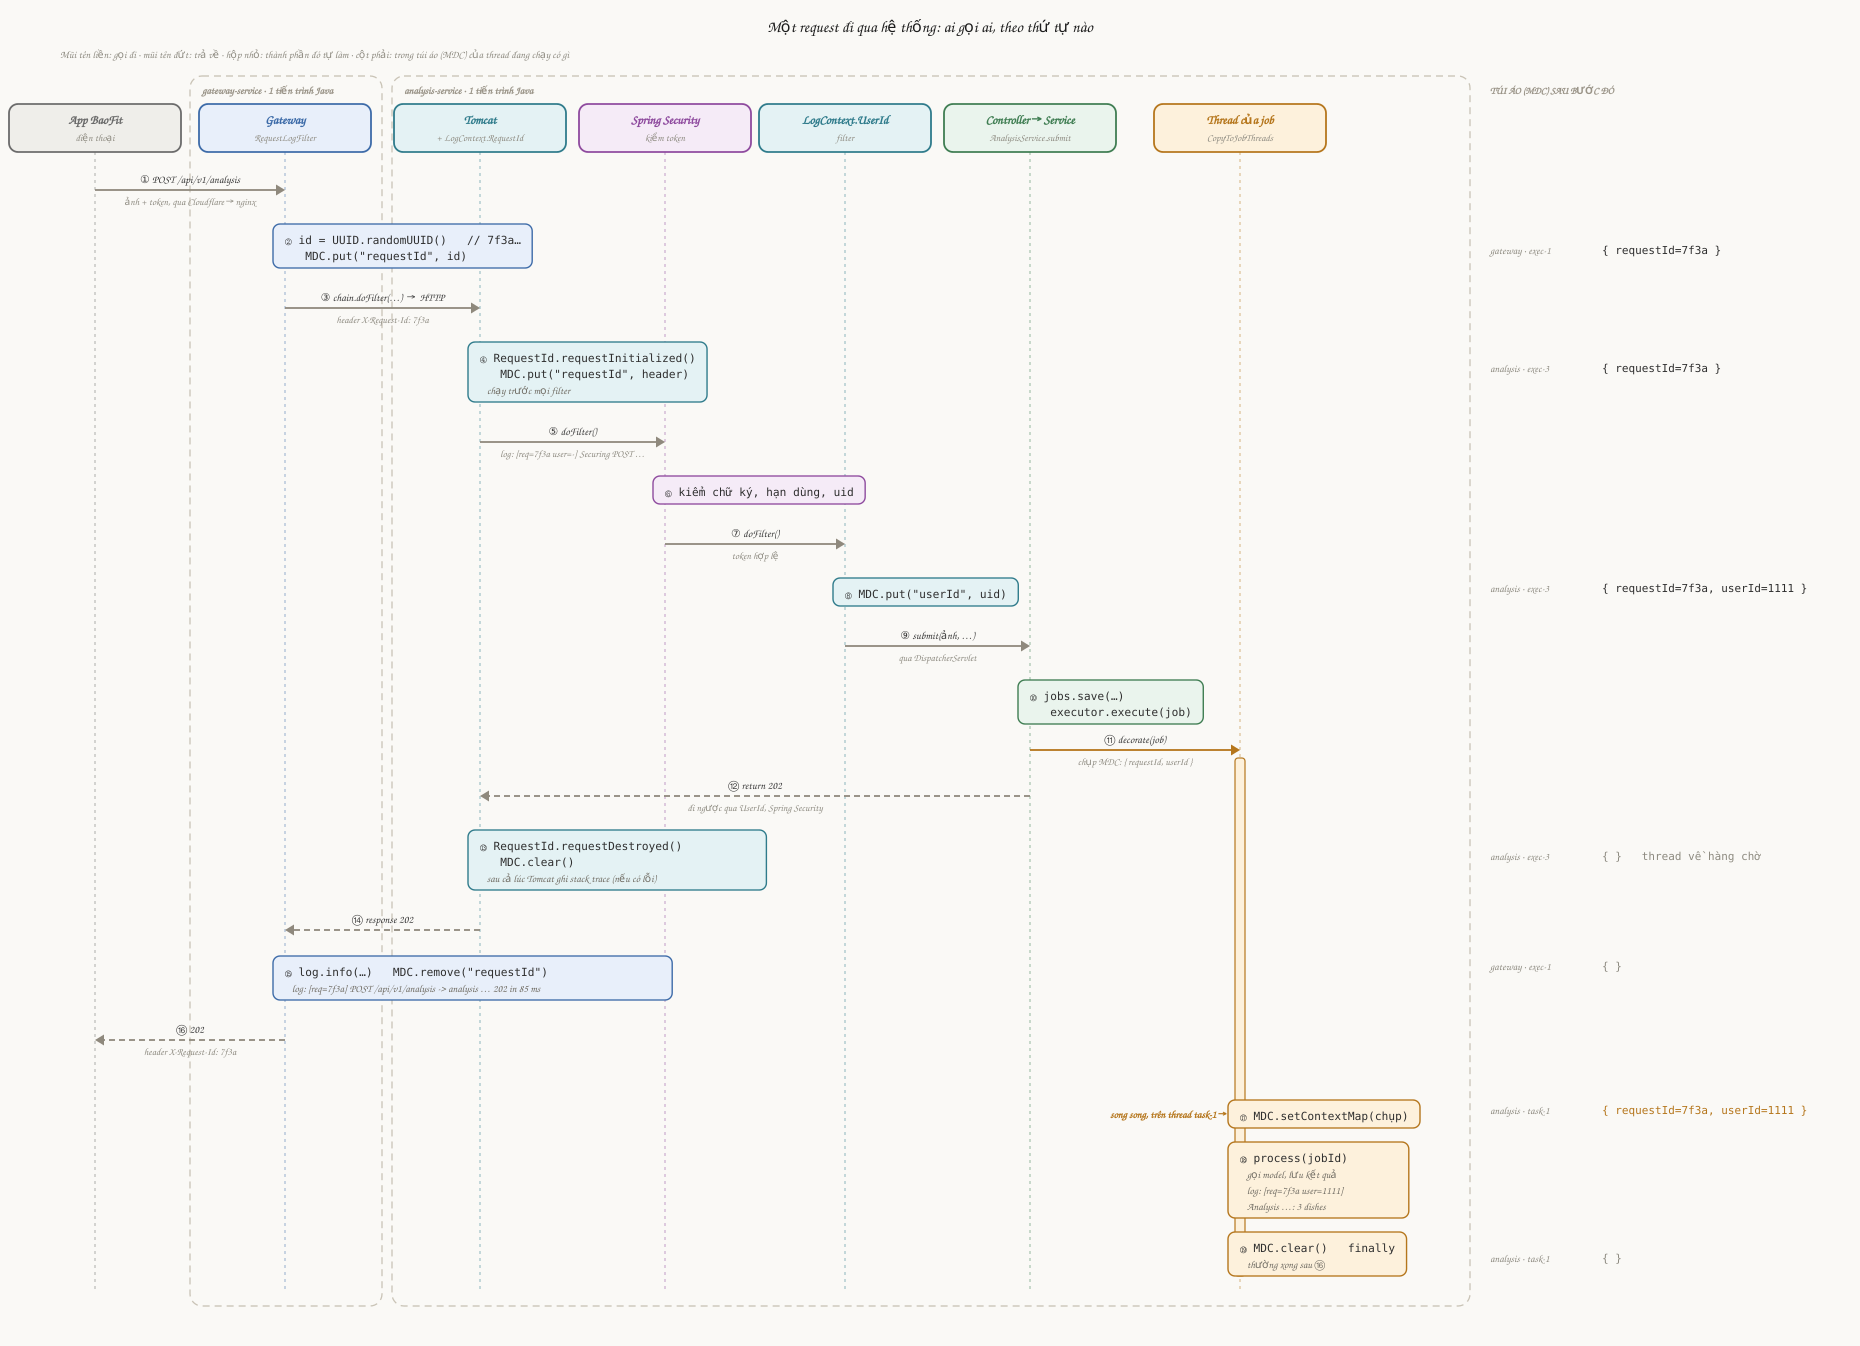

This chart was generated by the following Python code:
"""Sơ đồ tuần tự: một request mang request id (MDC) qua gateway → analysis-service → thread của job.
Mỗi cột là một thành phần, mỗi mũi tên là một lần gọi, đọc từ trên xuống theo thời gian.
Sinh bằng skill arch-diagram (svgkit). Chạy: python3 docs/diagrams/request-log-flow.py
"""
import os, sys
sys.path.insert(0, os.path.expanduser("~/.claude/skills/arch-diagram"))
import svgkit as k

GREY, ORANGE = "#8f897d", "#b5761c"
W = 1860
COLS = {  # tên: (tâm x, tiêu đề, phụ đề, tầng)
    "app": (95, "App BaoFit", "điện thoại", k.APP),
    "gw": (285, "Gateway", "RequestLogFilter", k.API),
    "tc": (480, "Tomcat", "+ LogContext.RequestId", k.STR),
    "sec": (665, "Spring Security", "kiểm token", k.IFC),
    "uid": (845, "LogContext.UserId", "filter", k.STR),
    "svc": (1030, "Controller → Service", "AnalysisService.submit", k.SVC),
    "job": (1240, "Thread của job", "CopyToJobThreads", k.ADP),
}
MDC_X = 1490


def x(c):
    return COLS[c][0]


def raw(s):
    k._o.append(s)


def text(x0, y, t, size=10.5, color="#6f6b62", mono=False, anchor="start", bold=False):
    fam = f' font-family="{k.M}"' if mono else ""
    raw(f'<text x="{x0}" y="{y}" font-size="{size}"{fam} fill="{color}" text-anchor="{anchor}"'
        f'{" font-weight=\"700\"" if bold else ""} xml:space="preserve">{k.esc(t)}</text>')


def msg(a, b, y, label, sub=None, dashed=False, color=GREY):
    x1, x2 = x(a), x(b)
    d = ' stroke-dasharray="6 4"' if dashed else ""
    tip = x2 - 9 if x2 > x1 else x2 + 9
    raw(f'<line x1="{x1}" y1="{y}" x2="{tip}" y2="{y}" stroke="{color}" stroke-width="1.8"{d}/>')
    s = 1 if x2 > x1 else -1
    raw(f'<polygon points="{x2},{y} {x2-9*s},{y-5.5} {x2-9*s},{y+5.5}" fill="{color}"/>')
    text((x1 + x2) / 2, y - 7, label, 10.8, "#3a3a3a", anchor="middle")
    if sub:
        text((x1 + x2) / 2, y + 15, sub, 10, "#8d8a80", anchor="middle")


def note(c, y, lines, prose=()):
    """Việc một thành phần tự làm (gọi hàm của chính nó): hộp nhỏ bám vào cột của nó."""
    col, bg = COLS[c][3]
    w = max([len(l) * 6.72 for l in lines] + [len(p) * 5.6 for p in prose]) + 24
    h = 16 * (len(lines) + len(prose)) + 12
    raw(f'<rect x="{x(c)-12}" y="{y}" width="{w}" height="{h}" rx="7" fill="{bg}" stroke="{col}" stroke-width="1.4"/>')
    yy = y + 20
    for l in lines:
        text(x(c), yy, l, 11.2, "#2f2f2f", mono=True); yy += 16
    for p in prose:
        text(x(c), yy, p, 10.5); yy += 16
    return y + h


def mdc(y, thread, value, color="#2f2f2f"):
    text(MDC_X, y, thread, 10.5, "#8d8a80")
    text(MDC_X + 112, y, value, 11, color, mono=True)


k.init("Một request đi qua hệ thống: ai gọi ai, theo thứ tự nào", W)
text(60, 58, "Mũi tên liền: gọi đi · mũi tên đứt: trả về · hộp nhỏ: thành phần đó tự làm · cột phải: trong túi áo (MDC) của thread đang chạy có gì",
     10.5, "#8d8a80")

BACK = len(k._o)  # khung tiến trình và đường đời chèn vào đây lúc cuối, để nằm dưới mọi thứ
for x0, label in ((202, "gateway-service · 1 tiến trình Java"), (404, "analysis-service · 1 tiến trình Java")):
    text(x0, 94, label, 10.5, "#9a9488", bold=True)
text(MDC_X, 94, "TÚI ÁO (MDC) SAU BƯỚC ĐÓ", 10, "#9a9488", bold=True)

for c, (cx, title, sub, (col, bg)) in COLS.items():
    raw(f'<rect x="{cx-86}" y="104" width="172" height="48" rx="9" fill="{bg}" stroke="{col}" stroke-width="1.8"/>')
    text(cx, 124, title, 12.5, col, anchor="middle", bold=True)
    text(cx, 141, sub, 10, "#8d8a80", anchor="middle")

y = 190
msg("app", "gw", y, "① POST /api/v1/analysis", "ảnh + token, qua Cloudflare → nginx")
mdc(y, "", "")
y += 34
y = note("gw", y, ["② id = UUID.randomUUID()   // 7f3a…", "   MDC.put(\"requestId\", id)"])
mdc(y - 14, "gateway · exec-1", "{ requestId=7f3a }")
y += 40
msg("gw", "tc", y, "③ chain.doFilter(…)  →  HTTP", "header X-Request-Id: 7f3a")
y += 34
y = note("tc", y, ["④ RequestId.requestInitialized()", "   MDC.put(\"requestId\", header)"],
         ["   chạy trước mọi filter"])
mdc(y - 30, "analysis · exec-3", "{ requestId=7f3a }")
y += 40
msg("tc", "sec", y, "⑤ doFilter()", "log: [req=7f3a user=-] Securing POST …")
y += 34
y = note("sec", y, ["⑥ kiểm chữ ký, hạn dùng, uid"])
y += 40
msg("sec", "uid", y, "⑦ doFilter()", "token hợp lệ")
y += 34
y = note("uid", y, ["⑧ MDC.put(\"userId\", uid)"])
mdc(y - 14, "analysis · exec-3", "{ requestId=7f3a, userId=1111 }")
y += 40
msg("uid", "svc", y, "⑨ submit(ảnh, …)", "qua DispatcherServlet")
y += 34
y = note("svc", y, ["⑩ jobs.save(…)", "   executor.execute(job)"])
yGive = y + 26
msg("svc", "job", yGive, "⑪ decorate(job)", "chụp MDC: { requestId, userId }", color=ORANGE)
y = yGive + 46
msg("svc", "tc", y, "⑫ return 202", "đi ngược qua UserId, Spring Security", dashed=True)
y += 34
y = note("tc", y, ["⑬ RequestId.requestDestroyed()", "   MDC.clear()"],
         ["   sau cả lúc Tomcat ghi stack trace (nếu có lỗi)"])
mdc(y - 30, "analysis · exec-3", "{ }   thread về hàng chờ", "#8d8a80")
y += 40
msg("tc", "gw", y, "⑭ response 202", dashed=True)
y += 26
y = note("gw", y, ["⑮ log.info(…)   MDC.remove(\"requestId\")"],
         ["   log: [req=7f3a] POST /api/v1/analysis -> analysis … 202 in 85 ms"])
mdc(y - 30, "gateway · exec-1", "{ }", "#8d8a80")
y += 40
msg("gw", "app", y, "⑯ 202", "header X-Request-Id: 7f3a", dashed=True)

# thread của job: chạy song song từ ⑪, vẽ bên dưới cho khỏi chồng lên luồng chính
yj = y + 60
text(x("job") - 14, yj + 18, "song song, trên thread task-1 →", 10.5, ORANGE, anchor="end", bold=True)
yj = note("job", yj, ["⑰ MDC.setContextMap(chụp)"])
mdc(yj - 14, "analysis · task-1", "{ requestId=7f3a, userId=1111 }", ORANGE)
yj = note("job", yj + 14, ["⑱ process(jobId)"], ["   gọi model, lưu kết quả", "   log: [req=7f3a user=1111]", "   Analysis …: 3 dishes"])
yj = note("job", yj + 14, ["⑲ MDC.clear()   finally"], ["   thường xong sau ⑯"])
mdc(yj - 14, "analysis · task-1", "{ }", "#8d8a80")

end = yj + 30
back = [f'<rect x="{x0}" y="76" width="{x1-x0}" height="{end-76}" rx="12" fill="none" stroke="#c9c3b6" '
        f'stroke-width="1.3" stroke-dasharray="7 5"/>' for x0, x1 in ((190, 382), (392, 1470))]
back += [f'<line x1="{cx}" y1="152" x2="{cx}" y2="{end-14}" stroke="{col}" stroke-width="1.2" opacity=".45" '
         f'stroke-dasharray="3 4"/>' for cx, _, _, (col, _) in COLS.values()]
back.append(f'<rect x="{x("job")-5}" y="{yGive+8}" width="10" height="{yj-yGive-8}" rx="3" fill="#fdf1dc" '
            f'stroke="{ORANGE}" stroke-width="1.2"/>')
k._o[BACK:BACK] = back
k._maxy = end
k.save(sys.argv[1] if len(sys.argv) > 1 else os.path.join(os.path.dirname(os.path.abspath(__file__)), "request-log-flow.svg"))
